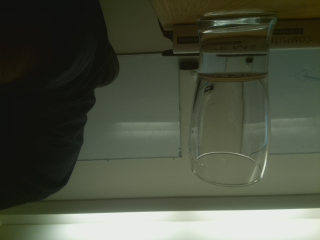
#> input picture image.jpg, 320 x 240 px
$ python -i shapeDetector.py   (imports and definitions only)   (Python 2 division)   (older library calls are emulated)
#> lines starting #> are read from the running program, lines starting #| are printed output that depends on the picture; after the words box and inside, x2 and y2 are one past the last pixel; in counts of white or black regions, pixels touching at a corner belong together
#> further down, picture is the input picture: shape (240, 320, 3); mean B, G, R 65.1, 80.5, 75.8
import cv2
import imutils
import numpy as np
from photo import get_image_from_picam
class ShapeDetector:
	def __init__(self):
		pass
	def detect(self,c):
		shape='unidentified'
		peri = cv2.arcLength(c,True)
		approx = cv2.approxPolyDP(c,0.05*peri,True)
		# if the shape is a triangle, it will have 3 vertices
		if len(approx) == 3:
			shape = "triangle"

		# if the shape has 4 vertices, it is either a square or
		# a rectangle
		elif len(approx) == 4:
			# compute the bounding box of the contour and use the
			# bounding box to compute the aspect ratio
			(x, y, w, h) = cv2.boundingRect(approx)
			ar = w / float(h)

			# a square will have an aspect ratio that is approximately
			# equal to one, otherwise, the shape is a rectangle
			shape = "square" if ar >= 0.95 and ar <= 1.05 else "rectangle"

		# if the shape is a pentagon, it will have 5 vertices
		elif len(approx) == 5:
			shape = "pentagon"

		# otherwise, we assume the shape is a circle
		else:
			shape = "circle"

		# return the name of the shape
		return shape,approx

def get_perp_dist(v1,v2):
	c = v2 - v1
	return np.linalg.norm(c)**2 - (v1 / np.linalg.norm(v1)).dot(c)**2

def get_direction(img):
	_,V = process_image(img)

	if V == None:
		return None
	if  len(V) != 3:
                return None
        V = map(lambda x: x.flatten(), V)
	# print V
	dist = 2**16
	for i in range(3):
		for j in range(i,3):
			d = np.abs(V[i][1] - V[j][1])
			if d < dist:
				dist = d
				closest_pair = [i,j]
	# print map(lambda x: V[x], closest_pair)
	tip = filter(lambda x: x not in closest_pair, range(len(V)))[0]
	tip = V[tip]
	if tip[1] < V[closest_pair[0]][0]:
		return 'left'
	else:
		return 'right'

# [46 lines left out: functions _get_direction, _get_direction, not called in this run]

def process_image(image):
	# cv2.imshow('', image)
	# cv2.waitKey(0)
	cv2.imwrite('/root/server/irobot/static/img.png',image)
	colors = ['blue','green', 'red']
	# load the image and resize it to a smaller factor so that
	# the shapes can be approximated better
	# image = cv2.imread("green.jpg")
	# resized = imutils.resize(image, width=300)
	# ratio = image.shape[0] / float(resized.shape[0])
	resized = image
	ratio  = 1.0

	# convert the resized image to grayscale, blur it slightly,
	# and threshold it
	gray = cv2.cvtColor(resized, cv2.COLOR_BGR2GRAY)
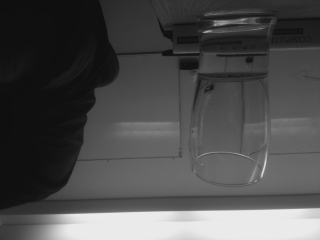
#> gray: shape (240, 320); min 14, max 235, mean 77.3
	inv = cv2.bitwise_not(gray)
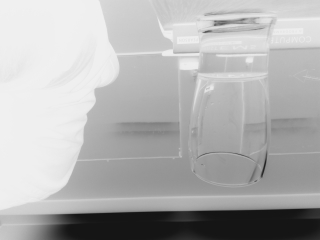
#> inv: shape (240, 320); min 20, max 241, mean 177.7
	blur = cv2.GaussianBlur(inv, (5, 5), 0)
	_,thresh = cv2.threshold(blur,0,255,cv2.THRESH_BINARY+cv2.THRESH_OTSU)
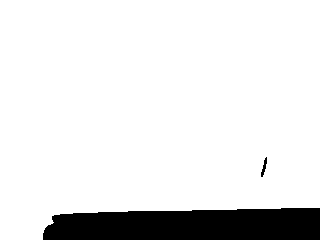
#> thresh: shape (240, 320); 89.5% white; 2 black regions
#	cv2.imshow('Thresh', thresh)
	# find contours in the thresholded image and initialize the
	# shape detector
	import os
#	os.remove('/root/server/irobot/static/img-thresh2.png')
	cv2.imwrite('/root/server/irobot/static/img-thresh2.png',thresh)
#	os.remove('/root/server/irobot/static/img-inv.png')
        cv2.imwrite('/root/server/irobot/static/img-inv2.png',inv)
	cnts = cv2.findContours(thresh.copy(), cv2.RETR_LIST,
		cv2.CHAIN_APPROX_SIMPLE)
#> cnts = 2 contours; box (x1, y1, x2, y2) and area: (0, 0, 320, 240) 68268, (260, 156, 268, 178) 74
	cnts = cnts[0] if imutils.is_cv2() else cnts[1]
	sd = ShapeDetector()

	# loop over the contours
	my_shape = None
	max_area = -1
	my_V = None
	for c in cnts:
		# compute the center of the contour, then detect the name of the
		# shape using only the contour
		M = cv2.moments(c)
		cX = int((M["m10"] / (M["m00"] + 1e-6)) * ratio)
		cY = int((M["m01"] / (M["m00"] + 1e-6)) * ratio)
		shape, V = sd.detect(c)
		# multiply the contour (x, y)-coordinates by the resize ratio,
		# then draw the contours and the name of the shape on the image
		c = c.astype("float")
		# c *= ratio
		c = c.astype("int")
		# [6 lines of commented-out code are left out]
	 	if shape == 'triangle':
	 		area = cv2.contourArea(c)
			if area > max_area:
				cv2.drawContours(resized, [c], -1, (0, 255, 0), 2)
				cv2.putText(resized, shape, (cX, cY), cv2.FONT_HERSHEY_SIMPLEX,
				0.5, (255, 255, 255), 2)

				my_shape = c
				max_area = area
				my_V = V
#> this loop made 2 passes
#> (cX, cY, shape, peri in detect, area, max_area, my_V) on pass 1: (263, 166, 'triangle', 48.38, 73.5, 73.5, [[266, 156], [266, 168], [261, 177]])
#> (cX, cY, shape, peri in detect, x in detect, y in detect, w in detect, h in detect) on pass 2: (156, 107, 'rectangle', 1108.9, 0, 0, 320, 240)
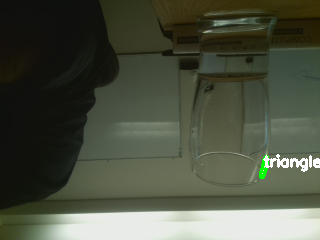
#> resized: shape (240, 320, 3); 0.7% of pixels changed, all inside (x1, y1, x2, y2) = (259, 154, 320, 179)
#> after the loop, max_area = 73.5; my_shape = 23 rows, first 8: [266, 156], [267, 157], [267, 163], [266, 164], [266, 168], [265, 169], [265, 171], [264, 172]
			# show the output image
#				cv2.imshow("Image", resized)
#				cv2.waitKey(0)
#				print shape,area

	return my_shape, my_V
# [17 lines left out: function get_color, not called in this run]
# [4 lines of commented-out code are left out]

>>> import cv2
>>> picture = cv2.imread('image.jpg')
>>> result = get_direction(picture)
#> in get_direction, `_,V = process_image(img)`: V = [[266, 156], [266, 168], [261, 177]]
#> (the run stopped early here; a loop or call above may not have finished)
